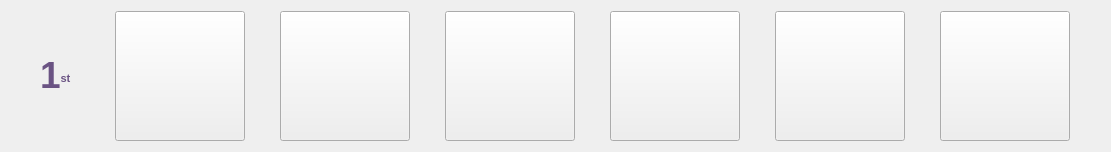
  <widget class="QWidget" name="gridLayoutWidget_6">
   <property name="geometry">
    <rect>
     <x>30</x>
     <y>230</y>
     <width>1111</width>
     <height>132</height>
    </rect>
   </property>
   <layout class="QGridLayout" name="gridLayout_p11">
    <item row="0" column="4">
     <widget class="QPushButton" name="pushButton_p11_4">
      <property name="sizePolicy">
       <sizepolicy hsizetype="Fixed" vsizetype="Fixed">
        <horstretch>0</horstretch>
        <verstretch>0</verstretch>
       </sizepolicy>
      </property>
      <property name="minimumSize">
       <size>
        <width>130</width>
        <height>130</height>
       </size>
      </property>
      <property name="maximumSize">
       <size>
        <width>130</width>
        <height>130</height>
       </size>
      </property>
      <property name="cursor">
       <cursorShape>PointingHandCursor</cursorShape>
      </property>
      <property name="styleSheet">
       <string notr="true">image: url(:/player 1/1_4_b.png);</string>
      </property>
      <property name="text">
       <string/>
      </property>
     </widget>
    </item>
    <item row="0" column="3">
     <widget class="QPushButton" name="pushButton_p11_3">
      <property name="sizePolicy">
       <sizepolicy hsizetype="Fixed" vsizetype="Fixed">
        <horstretch>0</horstretch>
        <verstretch>0</verstretch>
       </sizepolicy>
      </property>
      <property name="minimumSize">
       <size>
        <width>130</width>
        <height>130</height>
       </size>
      </property>
      <property name="maximumSize">
       <size>
        <width>130</width>
        <height>130</height>
       </size>
      </property>
      <property name="cursor">
       <cursorShape>PointingHandCursor</cursorShape>
      </property>
      <property name="styleSheet">
       <string notr="true">image: url(:/player 1/1_3_b.png);</string>
      </property>
      <property name="text">
       <string/>
      </property>
     </widget>
    </item>
    <item row="0" column="2">
     <widget class="QPushButton" name="pushButton_p11_2">
      <property name="sizePolicy">
       <sizepolicy hsizetype="Fixed" vsizetype="Fixed">
        <horstretch>0</horstretch>
        <verstretch>0</verstretch>
       </sizepolicy>
      </property>
      <property name="minimumSize">
       <size>
        <width>130</width>
        <height>130</height>
       </size>
      </property>
      <property name="maximumSize">
       <size>
        <width>130</width>
        <height>130</height>
       </size>
      </property>
      <property name="cursor">
       <cursorShape>PointingHandCursor</cursorShape>
      </property>
      <property name="styleSheet">
       <string notr="true">image: url(:/player 1/1_2_b.png);</string>
      </property>
      <property name="text">
       <string/>
      </property>
     </widget>
    </item>
    <item row="0" column="5">
     <widget class="QPushButton" name="pushButton_p11_5">
      <property name="sizePolicy">
       <sizepolicy hsizetype="Fixed" vsizetype="Fixed">
        <horstretch>0</horstretch>
        <verstretch>0</verstretch>
       </sizepolicy>
      </property>
      <property name="minimumSize">
       <size>
        <width>130</width>
        <height>130</height>
       </size>
      </property>
      <property name="maximumSize">
       <size>
        <width>130</width>
        <height>130</height>
       </size>
      </property>
      <property name="cursor">
       <cursorShape>PointingHandCursor</cursorShape>
      </property>
      <property name="styleSheet">
       <string notr="true">image: url(:/player 1/1_5_b.png);</string>
      </property>
      <property name="text">
       <string/>
      </property>
     </widget>
    </item>
    <item row="0" column="0">
     <widget class="QLabel" name="label_p11">
      <property name="sizePolicy">
       <sizepolicy hsizetype="Fixed" vsizetype="Fixed">
        <horstretch>0</horstretch>
        <verstretch>0</verstretch>
       </sizepolicy>
      </property>
      <property name="minimumSize">
       <size>
        <width>40</width>
        <height>60</height>
       </size>
      </property>
      <property name="maximumSize">
       <size>
        <width>40</width>
        <height>60</height>
       </size>
      </property>
      <property name="styleSheet">
       <string notr="true">font: 15pt &quot;SetoFont&quot;;</string>
      </property>
      <property name="text">
       <string>&lt;html&gt;&lt;head/&gt;&lt;body&gt;&lt;p&gt;&lt;span style=&quot; font-size:28pt; font-weight:600; color:#6a5383;&quot;&gt;1&lt;/span&gt;&lt;span style=&quot; font-size:12pt; font-weight:600; color:#6a5383; vertical-align:super;&quot;&gt;st&lt;/span&gt;&lt;/p&gt;&lt;/body&gt;&lt;/html&gt;</string>
      </property>
     </widget>
    </item>
    <item row="0" column="6">
     <widget class="QPushButton" name="pushButton_p11_6">
      <property name="sizePolicy">
       <sizepolicy hsizetype="Fixed" vsizetype="Fixed">
        <horstretch>0</horstretch>
        <verstretch>0</verstretch>
       </sizepolicy>
      </property>
      <property name="minimumSize">
       <size>
        <width>130</width>
        <height>130</height>
       </size>
      </property>
      <property name="maximumSize">
       <size>
        <width>130</width>
        <height>130</height>
       </size>
      </property>
      <property name="cursor">
       <cursorShape>PointingHandCursor</cursorShape>
      </property>
      <property name="styleSheet">
       <string notr="true">image: url(:/player 1/1_6_b.png);</string>
      </property>
      <property name="text">
       <string/>
      </property>
     </widget>
    </item>
    <item row="0" column="1">
     <widget class="QPushButton" name="pushButton_p11_1">
      <property name="sizePolicy">
       <sizepolicy hsizetype="Fixed" vsizetype="Fixed">
        <horstretch>0</horstretch>
        <verstretch>0</verstretch>
       </sizepolicy>
      </property>
      <property name="minimumSize">
       <size>
        <width>130</width>
        <height>130</height>
       </size>
      </property>
      <property name="maximumSize">
       <size>
        <width>130</width>
        <height>130</height>
       </size>
      </property>
      <property name="cursor">
       <cursorShape>PointingHandCursor</cursorShape>
      </property>
      <property name="styleSheet">
       <string notr="true">image: url(:/player 1/1_1_b.png);</string>
      </property>
      <property name="text">
       <string/>
      </property>
     </widget>
    </item>
   </layout>
  </widget>
